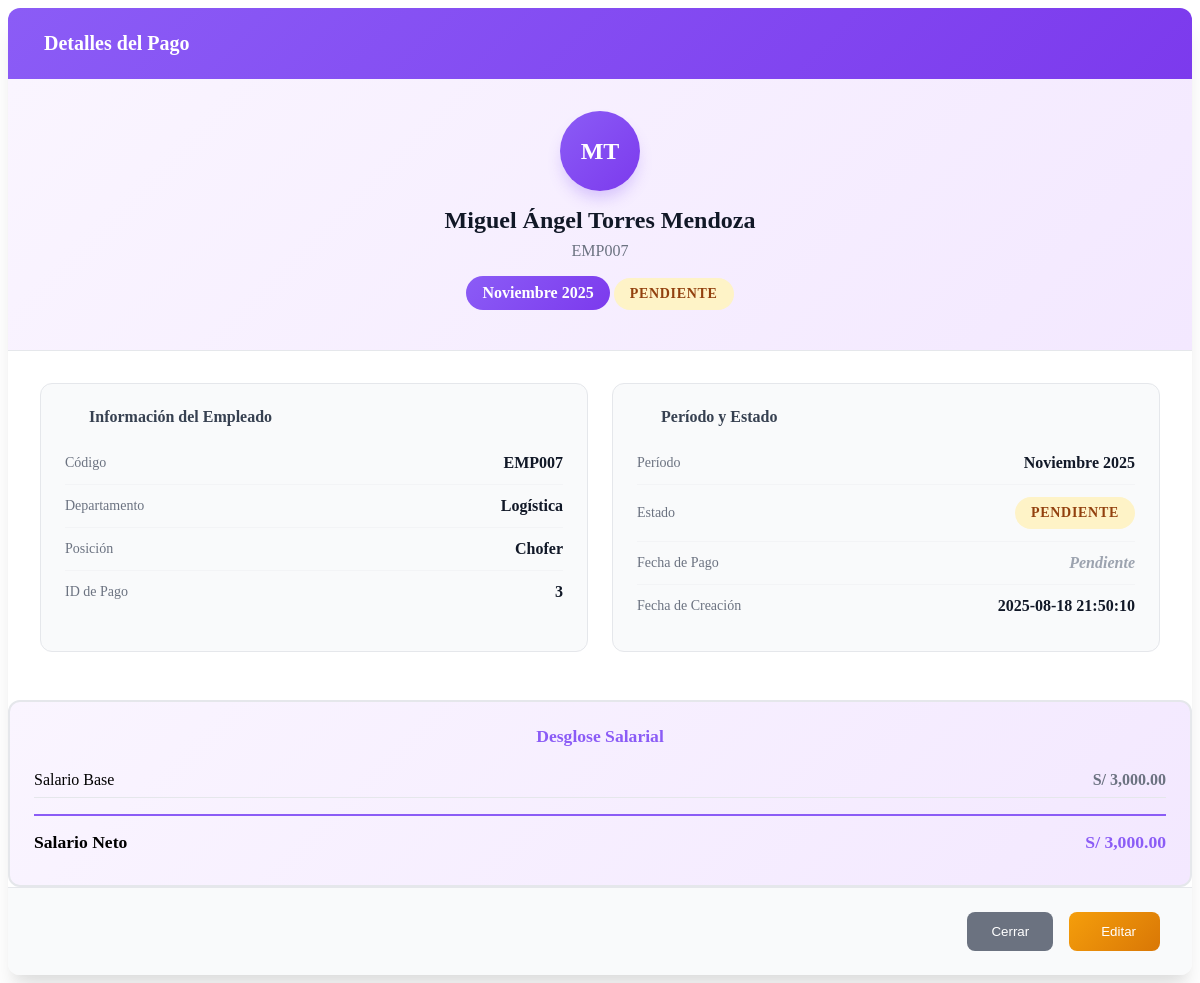
The app's page /app/views/pagos/view_modal.php?id=3 (signed in) with its own data.
### tables this page shows
CREATE TABLE `pagos` (
  `id` int NOT NULL,
  `personal_id` int NOT NULL,
  `period_month` int NOT NULL,
  `period_year` int NOT NULL,
  `base_salary` decimal(10,2) NOT NULL,
  `bonuses` decimal(10,2) DEFAULT '0.00',
  `deductions` decimal(10,2) DEFAULT '0.00',
  `net_salary` decimal(10,2) NOT NULL,
  `payment_date` date DEFAULT NULL,
  `status` enum('PENDIENTE','PAGADO','ANULADO') DEFAULT 'PENDIENTE',
  `created_at` timestamp NULL DEFAULT CURRENT_TIMESTAMP,
  `is_deleted` tinyint(1) NOT NULL DEFAULT '0'
);

CREATE TABLE `personal` (
  `id` int NOT NULL,
  `user_id` int DEFAULT NULL,
  `employee_code` varchar(20) NOT NULL,
  `first_name` varchar(100) NOT NULL,
  `last_name` varchar(100) NOT NULL,
  `dni` varchar(20) DEFAULT NULL,
  `birth_date` date DEFAULT NULL,
  `hire_date` date NOT NULL,
  `position` varchar(100) DEFAULT NULL,
  `department` varchar(100) DEFAULT NULL,
  `salary` decimal(10,2) DEFAULT NULL,
  `status` enum('ACTIVO','INACTIVO','VACACIONES','LICENCIA') DEFAULT 'ACTIVO',
  `phone` varchar(20) DEFAULT NULL,
  `address` text,
  `emergency_contact` varchar(100) DEFAULT NULL,
  `emergency_phone` varchar(20) DEFAULT NULL,
  `created_at` timestamp NULL DEFAULT CURRENT_TIMESTAMP,
  `is_deleted` tinyint(1) NOT NULL DEFAULT '0'
);

### app/controllers/PagoController.php (called while the page is built, shortened)
<?php
class PagoController {
    public function getMonths() {
        return [
            1 => 'Enero', 2 => 'Febrero', 3 => 'Marzo', 4 => 'Abril',
            5 => 'Mayo', 6 => 'Junio', 7 => 'Julio', 8 => 'Agosto',
            9 => 'Septiembre', 10 => 'Octubre', 11 => 'Noviembre', 12 => 'Diciembre'
        ];
    }
}

### app/views/pagos/view_modal.php (the view, shortened to what this page needs)
<?php
$id = isset($_GET['id']) ? (int)$_GET['id'] : 0;
$pago = null;
$sql = 'SELECT p.*, per.first_name, per.last_name, per.employee_code, per.department, per.position
        FROM pagos p
        INNER JOIN personal per ON p.personal_id = per.id
        WHERE p.id = ? LIMIT 1';
if ($stmt = mysqli_prepare($GLOBALS['conn'], $sql)) {
    mysqli_stmt_bind_param($stmt, 'i', $id);
    mysqli_stmt_execute($stmt);
    $res = mysqli_stmt_get_result($stmt);
    $pago = mysqli_fetch_assoc($res);
}
$pagoController = new PagoController($conn);
$months = $pagoController->getMonths();
?>
<div class="modal-content">
  <div class="modal-header">
    <h3>Detalles del Pago</h3>
  </div>
  <div class="pago-profile">
    <div class="employee-avatar-large">
      <?= strtoupper(substr($pago['first_name'] ?? '', 0, 1) . substr($pago['last_name'] ?? '', 0, 1)) ?>
    </div>
    <div class="employee-name"><?= htmlspecialchars(trim(($pago['first_name'] ?? '').' '.($pago['last_name'] ?? ''))) ?></div>
    <div class="employee-code"><?= htmlspecialchars($pago['employee_code']) ?></div>
    <div class="period-badge">
      <?= $months[$pago['period_month']] ?? $pago['period_month'] ?> <?= $pago['period_year'] ?>
    </div>
    <span class="pago-status status-<?= strtolower($pago['status']) ?>">
      <?= htmlspecialchars($pago['status']) ?>
    </span>
  </div>
  <div class="info-grid">
    <div class="info-section">
      <h4><i class="fa fa-user"></i> Información del Empleado</h4>
      <div class="info-item">
        <span class="info-label">Código</span>
        <span class="info-value"><?= htmlspecialchars($pago['employee_code']) ?></span>
      </div>
      <div class="info-item">
        <span class="info-label">Departamento</span>
        <span class="info-value"><?= htmlspecialchars($pago['department'] ?? 'No especificado') ?></span>
      </div>
      <div class="info-item">
        <span class="info-label">Posición</span>
        <span class="info-value"><?= htmlspecialchars($pago['position'] ?? 'No especificada') ?></span>
      </div>
      <div class="info-item">
        <span class="info-label">ID de Pago</span>
        <span class="info-value"><?= (int)$pago['id'] ?></span>
      </div>
    </div>
    <div class="info-section">
      <h4><i class="fa fa-calendar"></i> Período y Estado</h4>
      <div class="info-item">
        <span class="info-label">Período</span>
        <span class="info-value">
          <?= $months[$pago['period_month']] ?? $pago['period_month'] ?> <?= $pago['period_year'] ?>
        </span>
      </div>
      <div class="info-item">
        <span class="info-label">Estado</span>
        <span class="info-value">
          <span class="pago-status status-<?= strtolower($pago['status']) ?>">
            <?= htmlspecialchars($pago['status']) ?>
          </span>
        </span>
      </div>
      <div class="info-item">
        <span class="info-label">Fecha de Pago</span>
        <span class="info-value <?= empty($pago['payment_date']) ? 'empty' : '' ?>">
          <?= $pago['payment_date'] ? htmlspecialchars($pago['payment_date']) : 'Pendiente' ?>
        </span>
      </div>
      <div class="info-item">
        <span class="info-label">Fecha de Creación</span>
        <span class="info-value"><?= htmlspecialchars($pago['created_at']) ?></span>
      </div>
    </div>
  </div>
  <div class="salary-summary">
    <h5><i class="fa fa-calculator"></i> Desglose Salarial</h5>
    <div class="salary-breakdown">
      <div class="salary-item">
        <span>Salario Base</span>
        <span class="salary-display salary-base">
          S/ <?= number_format($pago['base_salary'], 2) ?>
        </span>
      </div>
      <div class="salary-item">
        <span>Salario Neto</span>
        <span class="salary-display salary-net">
          S/ <?= number_format($pago['net_salary'], 2) ?>
        </span>
      </div>
    </div>
  </div>
  <div class="modal-actions">
    <button type="button" class="btn-secondary" onclick="closeModal()">
      <i class="fa fa-times"></i> Cerrar
    </button>
    <button type="button" class="btn-primary" onclick="editPago(<?= (int)$pago['id'] ?>)">
      <i class="fa fa-pen"></i> Editar
    </button>
  </div>
</div>

### app/views/pagos/view_modal.php (style rules this page uses)
.modal-content { background: white; border-radius: 12px; overflow: hidden; box-shadow: 0 20px 25px -5px rgba(0, 0, 0, 0.1), 0 10px 10px -5px rgba(0, 0, 0, 0.04); }
.modal-header { background: linear-gradient(135deg, #8b5cf6 0%, #7c3aed 100%); color: white; padding: 1.5rem; display: flex; align-items: center; gap: 0.75rem; }
.modal-header h3 { margin: 0; font-size: 1.25rem; font-weight: 600; }
.pago-profile { padding: 2rem; text-align: center; background: linear-gradient(135deg, #faf5ff 0%, #f3e8ff 100%); border-bottom: 1px solid #e5e7eb; }
.employee-avatar-large { width: 80px; height: 80px; border-radius: 50%; background: linear-gradient(135deg, #8b5cf6 0%, #7c3aed 100%); display: flex; align-items: center; justify-content: center; color: white; font-weight: 700; font-size: 1.5rem; margin: 0 auto 1rem; box-shadow: 0 10px 15px -3px rgba(139, 92, 246, 0.3); }
.employee-name { font-size: 1.5rem; font-weight: 700; color: #111827; margin-bottom: 0.5rem; }
.employee-code { color: #6b7280; font-size: 1rem; margin-bottom: 1rem; }
.period-badge { display: inline-block; padding: 0.5rem 1rem; border-radius: 25px; font-size: 1rem; font-weight: 600; background: linear-gradient(135deg, #8b5cf6 0%, #7c3aed 100%); color: white; margin-bottom: 0.5rem; }
.pago-status { display: inline-block; padding: 0.5rem 1rem; border-radius: 25px; font-size: 0.875rem; font-weight: 600; text-transform: uppercase; letter-spacing: 0.05em; }
.status-pendiente { background: #fef3c7; color: #92400e; }
.info-grid { display: grid; grid-template-columns: repeat(2, 1fr); gap: 1.5rem; padding: 2rem; }
.info-section { background: #f9fafb; padding: 1.5rem; border-radius: 12px; border: 1px solid #e5e7eb; }
.info-section h4 { margin: 0 0 1rem 0; color: #374151; font-size: 1rem; font-weight: 600; display: flex; align-items: center; gap: 0.5rem; }
.info-item { display: flex; justify-content: space-between; align-items: center; padding: 0.75rem 0; border-bottom: 1px solid #f3f4f6; }
.info-item:last-child { border-bottom: none; }
.info-label { font-weight: 500; color: #6b7280; font-size: 0.875rem; }
.info-value { font-weight: 600; color: #111827; text-align: right; }
.info-value.empty { color: #9ca3af; font-style: italic; }
.salary-display { display: flex; align-items: center; gap: 0.5rem; font-weight: 600; }
.salary-base { color: #6b7280; }
.salary-net { color: #8b5cf6; font-size: 1.1rem; font-weight: 700; }
.modal-actions { display: flex; gap: 1rem; justify-content: flex-end; padding: 1.5rem 2rem; background: #f9fafb; border-top: 1px solid #e5e7eb; }
.btn-secondary { background: #6b7280; color: white; border: none; padding: 0.75rem 1.5rem; border-radius: 8px; cursor: pointer; font-weight: 500; transition: all 0.2s ease; }
.btn-primary { background: linear-gradient(135deg, #f59e0b 0%, #d97706 100%); color: white; border: none; padding: 0.75rem 1.5rem; border-radius: 8px; cursor: pointer; font-weight: 500; display: flex; align-items: center; gap: 0.5rem; transition: all 0.2s ease; }
.salary-summary { background: linear-gradient(135deg, #faf5ff 0%, #f3e8ff 100%); padding: 1.5rem; border-radius: 12px; border: 2px solid #e5e7eb; margin-top: 1rem; }
.salary-summary h5 { margin: 0 0 1rem 0; color: #8b5cf6; font-size: 1.1rem; font-weight: 600; text-align: center; }
.salary-breakdown { display: flex; flex-direction: column; gap: 0.5rem; }
.salary-item { display: flex; justify-content: space-between; align-items: center; padding: 0.5rem 0; border-bottom: 1px solid #e5e7eb; }
.salary-item:last-child { border-bottom: none; border-top: 2px solid #8b5cf6; margin-top: 0.5rem; padding-top: 1rem; font-weight: 700; font-size: 1.1rem; }

### records on screen
pagos: personal.last_name "MT", personal.last_name "Miguel Ángel Torres Mendoza", personal.employee_code "EMP007", period_month "Noviembre", period_year "2025", status "PENDIENTE", personal.department "Logística", personal.position "Chofer", id "3", created_at "2025-08-18 21:50:10", base_salary "3,000.00", net_salary "3,000.00"
